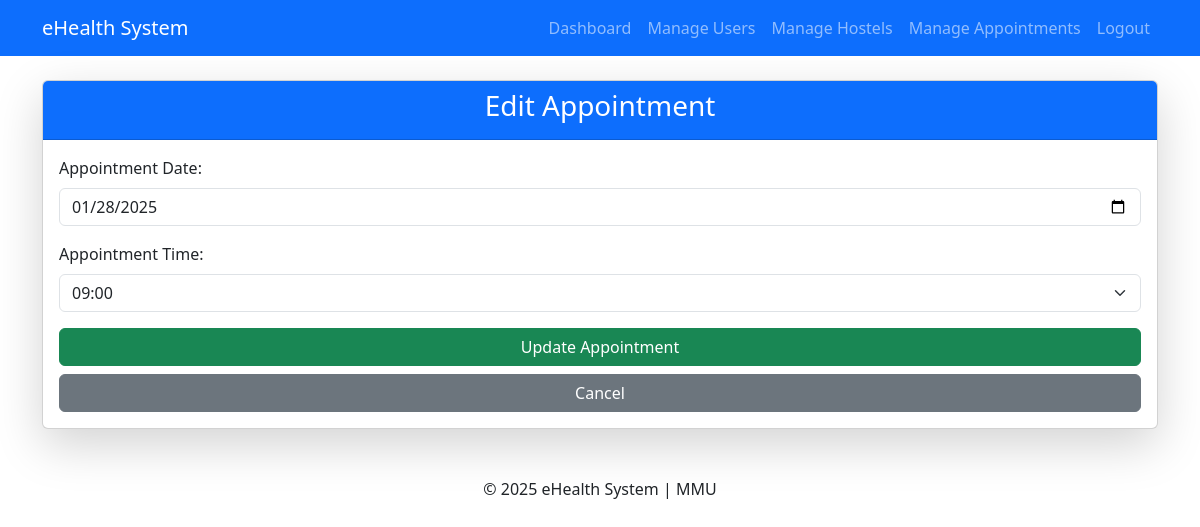
The app's page /appointments/edit/APPT0002/ (signed in), older data.
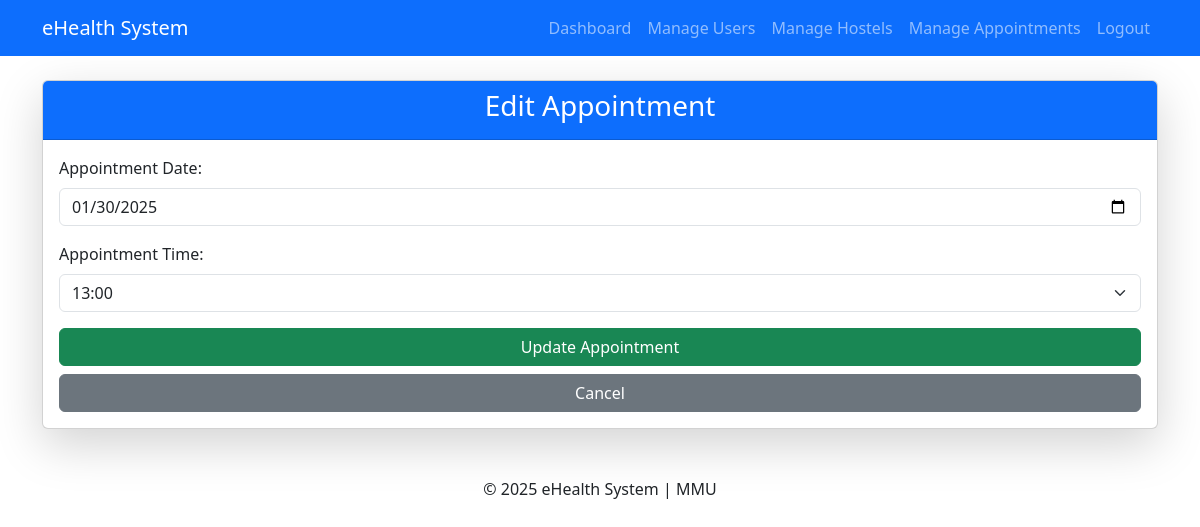
The same page, newer data.
### appointments/models.py (models this page shows, shortened)
class Appointment(models.Model):
    appointment_id = models.CharField(max_length=50, unique=True, blank=True)
    appointment_date = models.DateField()
    appointment_time = models.TimeField(default=time(12, 0))
    resident = models.ForeignKey(settings.AUTH_USER_MODEL, on_delete=models.CASCADE)
    clinic = models.ForeignKey(Clinic, on_delete=models.CASCADE)
    result = models.TextField(blank=True, null=True)
    status = models.CharField(max_length=20, choices=[
        ('Scheduled', 'Scheduled'),
        ('Completed', 'Completed'),
        ('Cancelled', 'Cancelled'),
        ('Confirmed', 'Confirmed'),
    ], default='Scheduled')
    class Meta:
        constraints = [
            models.UniqueConstraint(
                fields=['appointment_date', 'appointment_time', 'clinic'],
                name='unique_clinic_appointment'
            )
        ]

### appointments/views.py (the view, shortened to what this page needs)
# urls.py: path('edit/<str:appointment_id>/', views.edit_appointment, name='edit_appointment'),
@login_required
def edit_appointment(request, appointment_id):
    appointment = get_object_or_404(Appointment, appointment_id=appointment_id)
    if request.user.role not in ['admin', 'superadmin']:
        messages.error(request, "You are not authorized to edit appointments.")
        return redirect('appointment_list')
    time_slots = [
        (datetime.combine(datetime.today(), time(8, 0)) + timedelta(minutes=15 * i)).time()
        for i in range(48)  # 48 slots from 8:00 AM to 8:00 PM
    ]
    booked_times = set(
        Appointment.objects.filter(
            clinic=appointment.clinic,
            appointment_date=appointment.appointment_date
        ).exclude(id=appointment.id).values_list('appointment_time', flat=True)
    )
    available_time_slots = [slot for slot in time_slots if slot not in booked_times]
    return render(request, 'appointments/edit_appointment.html', {
        'appointment': appointment,
        'time_slots': available_time_slots  # Ensuring it's passed
    })

### appointments/templates/appointments/edit_appointment.html (shortened to what this page needs)
{% extends 'base.html' %}
{% block content %}
<div class="card shadow-lg">
    <div class="card-header bg-primary text-white">
        <h3 class="text-center">Edit Appointment</h3>
    </div>
    <div class="card-body">
        <form method="post">
            <div class="mb-3">
              <label for="appointment_date" class="form-label">Appointment Date:</label>
              <input type="date" class="form-control" id="appointment_date" name="appointment_date"
                     value="{{ appointment.appointment_date|date:'Y-m-d' }}" required>
            </div>
            <div class="mb-3">
                <label for="appointment_time" class="form-label">Appointment Time:</label>
                <select id="appointment_time" name="appointment_time" class="form-select" required>
                    {% for time in time_slots %}
                        <option value="{{ time|time:'H:i' }}" {% if time == appointment.appointment_time %}selected{% endif %}>
                            {{ time|time:'H:i' }}
                        </option>
                    {% endfor %}
                </select>
              </div>
            <div class="d-grid gap-2">
                <button type="submit" class="btn btn-success">Update Appointment</button>
                <a href="{% url 'manage_appointments' %}" class="btn btn-secondary">Cancel</a>
            </div>
        </form>
    </div>
</div>
{% endblock %}

Row changes from the older to the newer data that the page shows:
removed Appointment: appointment_date "01/28/2025", appointment_time "09:00"
added Appointment: appointment_date "01/30/2025", appointment_time "13:00"
